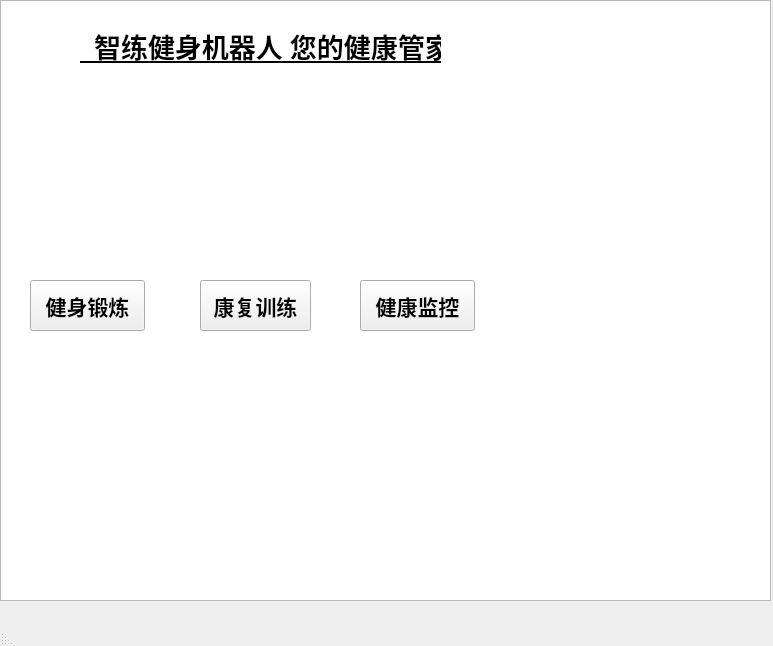
<?xml version="1.0" encoding="UTF-8"?>
<ui version="4.0">
 <class>MainWindow</class>
 <widget class="QMainWindow" name="MainWindow">
  <property name="geometry">
   <rect>
    <x>0</x>
    <y>0</y>
    <width>773</width>
    <height>646</height>
   </rect>
  </property>
  <property name="windowTitle">
   <string>MainWindow</string>
  </property>
  <property name="layoutDirection">
   <enum>Qt::RightToLeft</enum>
  </property>
  <property name="styleSheet">
   <string notr="true"/>
  </property>
  <widget class="QWidget" name="centralwidget">
   <widget class="QToolButton" name="toolButton">
    <property name="geometry">
     <rect>
      <x>30</x>
      <y>280</y>
      <width>115</width>
      <height>51</height>
     </rect>
    </property>
    <property name="font">
     <font>
      <family>黑体</family>
      <pointsize>16</pointsize>
      <weight>75</weight>
      <bold>true</bold>
     </font>
    </property>
    <property name="text">
     <string>健身锻炼</string>
    </property>
   </widget>
   <widget class="QToolButton" name="toolButton_2">
    <property name="geometry">
     <rect>
      <x>200</x>
      <y>280</y>
      <width>111</width>
      <height>51</height>
     </rect>
    </property>
    <property name="font">
     <font>
      <family>黑体</family>
      <pointsize>16</pointsize>
      <weight>75</weight>
      <bold>true</bold>
     </font>
    </property>
    <property name="text">
     <string>康复训练</string>
    </property>
   </widget>
   <widget class="QToolButton" name="toolButton_3">
    <property name="geometry">
     <rect>
      <x>360</x>
      <y>280</y>
      <width>115</width>
      <height>51</height>
     </rect>
    </property>
    <property name="font">
     <font>
      <family>黑体</family>
      <pointsize>16</pointsize>
      <weight>75</weight>
      <bold>true</bold>
     </font>
    </property>
    <property name="text">
     <string>健康监控</string>
    </property>
   </widget>
   <widget class="QLabel" name="label">
    <property name="geometry">
     <rect>
      <x>80</x>
      <y>10</y>
      <width>361</width>
      <height>71</height>
     </rect>
    </property>
    <property name="font">
     <font>
      <family>方正姚体</family>
      <pointsize>20</pointsize>
      <weight>75</weight>
      <italic>false</italic>
      <bold>true</bold>
      <underline>true</underline>
      <strikeout>false</strikeout>
     </font>
    </property>
    <property name="styleSheet">
     <string notr="true"/>
    </property>
    <property name="text">
     <string>  智练健身机器人 您的健康管家</string>
    </property>
    <property name="textFormat">
     <enum>Qt::PlainText</enum>
    </property>
    <property name="wordWrap">
     <bool>false</bool>
    </property>
    <property name="margin">
     <number>-14</number>
    </property>
    <property name="indent">
     <number>-9</number>
    </property>
    <property name="openExternalLinks">
     <bool>false</bool>
    </property>
   </widget>
   <widget class="QListView" name="listView">
    <property name="geometry">
     <rect>
      <x>0</x>
      <y>0</y>
      <width>771</width>
      <height>601</height>
     </rect>
    </property>
    <property name="styleSheet">
     <string notr="true">background-image:url(:/pic.png)</string>
    </property>
   </widget>
   <zorder>listView</zorder>
   <zorder>label</zorder>
   <zorder>toolButton</zorder>
   <zorder>toolButton_2</zorder>
   <zorder>toolButton_3</zorder>
  </widget>
  <widget class="QMenuBar" name="menubar">
   <property name="geometry">
    <rect>
     <x>0</x>
     <y>0</y>
     <width>773</width>
     <height>22</height>
    </rect>
   </property>
  </widget>
  <widget class="QStatusBar" name="statusbar"/>
 </widget>
 <resources>
  <include location="text.qrc"/>
 </resources>
 <connections/>
</ui>
